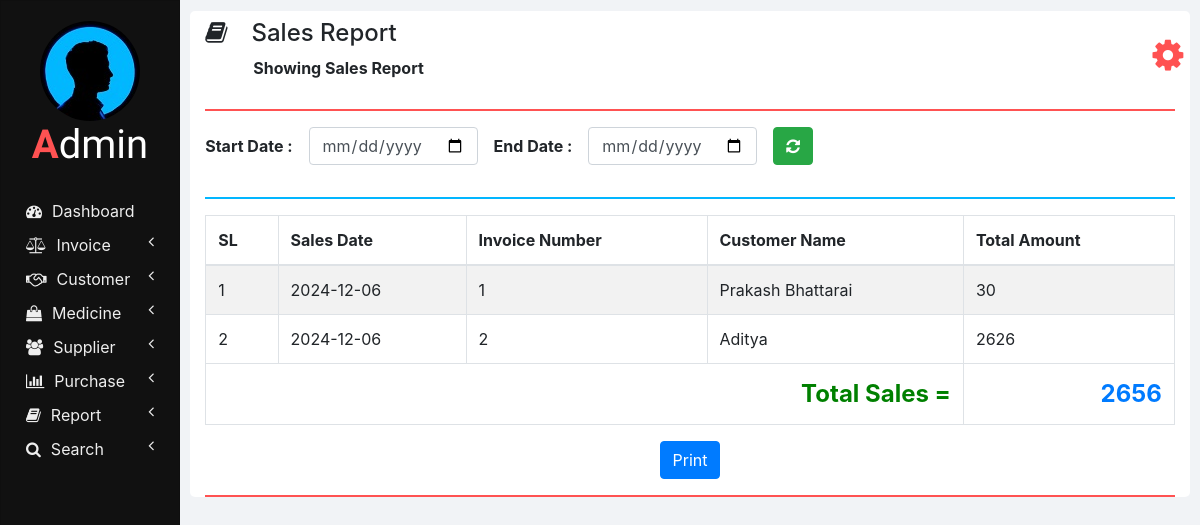
/sales_report.php, run on the app's committed database.
### tables this page shows
CREATE TABLE `invoices` (
  `INVOICE_ID` int(11) NOT NULL,
  `NET_TOTAL` double NOT NULL DEFAULT 0,
  `INVOICE_DATE` date NOT NULL,
  `CUSTOMER_ID` int(11) NOT NULL,
  `TOTAL_AMOUNT` double NOT NULL,
  `TOTAL_DISCOUNT` double NOT NULL
);

CREATE TABLE `customers` (
  `ID` int(11) NOT NULL,
  `NAME` varchar(20) NOT NULL,
  `CONTACT_NUMBER` varchar(10) NOT NULL,
  `ADDRESS` varchar(100) NOT NULL,
  `DOCTOR_NAME` varchar(20) NOT NULL,
  `DOCTOR_ADDRESS` varchar(100) NOT NULL
);

### php/report.php (the view, shortened to what this page needs)
    <?php
function showSales($start_date, $end_date) {
    ?>
    <thead>
        <tr>
            <th>SL</th>
            <th>Sales Date</th>
            <th>Invoice Number</th>
            <th>Customer Name</th>
            <th>Total Amount</th>
        </tr>
    </thead>
    <tbody>
    <?php
    require "db_connection.php";
    if ($con) {
        $seq_no = 0;
        $total = 0;
        if ($start_date == "" || $end_date == "") {
            $query = "SELECT * FROM invoices INNER JOIN customers ON invoices.CUSTOMER_ID = customers.ID";
        } else {
            $query = "SELECT * FROM invoices INNER JOIN customers ON invoices.CUSTOMER_ID = customers.ID WHERE INVOICE_DATE BETWEEN '$start_date' AND '$end_date'";
        }
        $result = mysqli_query($con, $query);
        while ($row = mysqli_fetch_array($result)) {
            $seq_no++;
            showSalesRow($seq_no, $row);
            $total += $row['NET_TOTAL'];
        }
        ?>
        </tbody>
        <tfoot class="font-weight-bold">
            <tr style="text-align: right; font-size: 24px;">
                <td colspan="4" style="color: green;">&nbsp;Total Sales =</td>
                <td class="text-primary"><?php echo $total; ?></td>
            </tr>
        </tfoot>
        <?php
    }
}
function showSalesRow($seq_no, $row) {
    ?>
    <tr>
        <td><?php echo $seq_no; ?></td>
        <td><?php echo $row['INVOICE_DATE']; ?></td>
        <td><?php echo isset($row['INVOICE_ID']) ? $row['INVOICE_ID'] : 'Not Available'; ?></td>
        <td><?php echo $row['NAME']; ?></td>
        <td><?php echo $row['NET_TOTAL']; ?></td>
    </tr>
    <?php
}
?>

### css/sidenav.css (style rules this page uses)
body { background-color: #f1f3f6; }
.sidenav { width: 15%; height: 100vh; background-color: #222222; position: fixed; z-index: 1; flex: 1 0 auto; }
.card { width: 100%; height: 100%; top: 0; border-radius: 0; background-color: #111111; }
.logo .logo-caption { font-family: 'Poiret One', cursive; color: #ffffff; text-align: center; margin-bottom: 25px; }
.logo .profile { margin-left: 50%; border-radius: 50%; transform: translate(-50%); }
.logo .tweak { color: #ff5252; font-weight: bold; }
.main-menu-item { padding: 5px 5px; cursor: pointer; }
.main-menu-item > a { color: #eeeeee; text-decoration: none; font-size: 16px; }
.main-menu-item > a > span { margin-left: 10px; }

### css/home.css (style rules this page uses)
html, body { height: 100vh; }

### data on the page
invoices: seq_no "1", INVOICE_DATE "2024-12-06", INVOICE_ID "1", CUSTOMER_ID.NAME "Prakash Bhattarai", NET_TOTAL "30"
invoices: seq_no "2", INVOICE_DATE "2024-12-06", INVOICE_ID "2", CUSTOMER_ID.NAME "Aditya", NET_TOTAL "2626"

### other printed values
$heading "Sales Report"
$sub_heading "Showing Sales Report"
$total "2656"
